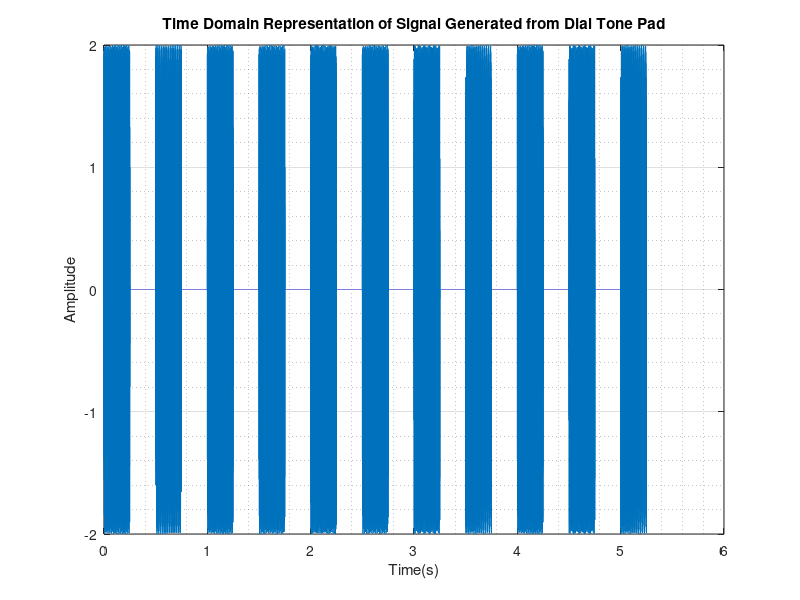
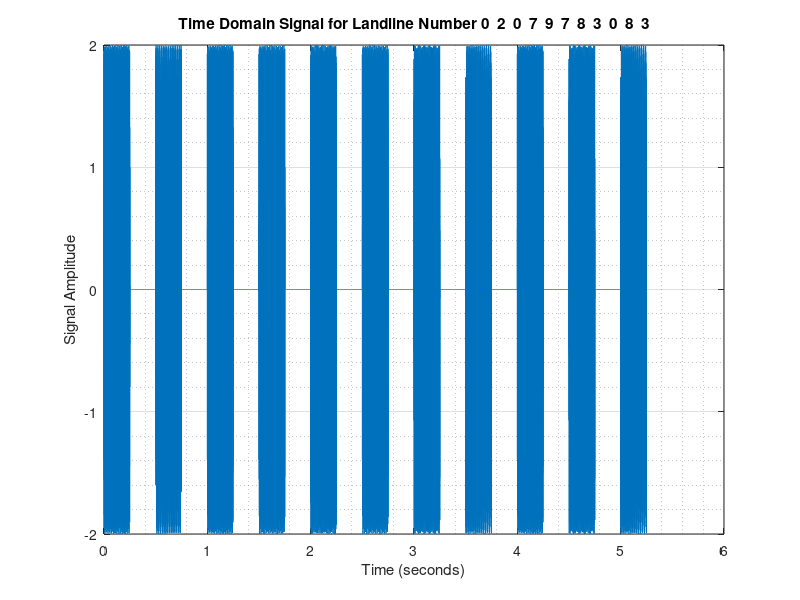

These charts were generated, in order, by the following MATLAB code: (Note: this script raises an error after producing the figures.)
%%%%%%%%%%%%%%%%%%%%%%%%%%%%%%%%%%%%%%%%%%
%3 Spectral Estimation and Modelling
%3.4 spectrogram for time-frequency analysis: dial tone pad
%%%%%%%%%%%%%%%%%%%%%%%%%%%%%%%%%%%%%%%%%
%3.4.1
clear all
close all
clc

load freq

Fs = 32768; % Given sampling rate
t = 5.25; % Given time duration of total sequence

number = randi([0 9], 1, 8); % 1x8 matrix of random numbers between 0 and 9
number = [0 2 0 number]; % append 020 to phone number

% Since the sine wave is 0.25 seconds long, 8192 samples in 0.25 secs gives a sampling rate of 32768 Hz
x = linspace(0, 0.25, 8192);
y = []; % Output signal

% For 10 digits and 10 blanks
for i=1:10
    
    temp1 = sin(2 * pi * freqs(1, number(i)+1) * x) + sin(2 * pi * freqs(2, number(i)+1) * x); 
    temp2 = zeros(1, 8192);
    y = [y temp1 temp2];
    
end

% Generate 11th number separately since you don't need a blank after this.
temp1 = sin(2 * pi * freqs(1, number(11)+1) * x) + sin(2 * pi * freqs(2, number(11)+1) *x);
y = [y temp1];
ax = linspace(0, 5.25, 172032);

plot(ax,y);
%xlim([0 0.75]); %zoom
title('Time Domain Representation of Signal Generated from Dial Tone Pad');
xlabel('Time(s)')
ylabel('Amplitude')

grid on
grid minor


save 3_4_1
%%
%3.4.2
load 3_4_1

std_n = 0; % Adding noise for subsection 4. Change to 0,2,10,20
n = randn(1, Fs * t) * std_n;
y = y + n;


figure; % time domain signal
x = linspace(0, 5.25, 172032); % signal is 5.25 seconds long with a sampling rate of 32768Hz
plot(x, y);
title(['Time Domain Signal for Landline Number ' num2str(number)]);
xlabel('Time (seconds)')
ylabel('Signal Amplitude')
% axis([0 0.75 -2 2]); % only first 2 numbers and 1st blank
grid on
grid minor

figure; % spectrogram
spectrogram(y, hann(8192), 0, 8192, 32768, 'yaxis'); %noverlap,nfft,fs,freq on y
ylim([0.250 1.750])
title('Spectrogram of Dial Tone Signal');
xlabel('Time (seconds)');

save 3_4_2;
